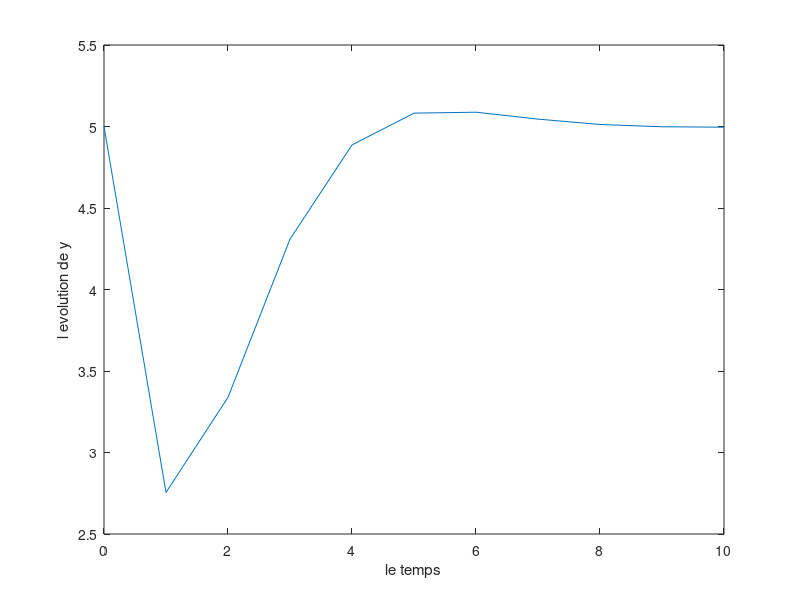

MATLAB code to generate this figure:
t=0:10;
m=[0.7;0.5;0.35];
w0=1;
k=5;
M=sqrt(1-m(1)^2);
y=k*(1-(1/M)*exp(-M*w0*t).*sin(w0*M*t))
plot(t,y);
hold on ;
xlabel('le temps');
ylabel('l evolution de y');